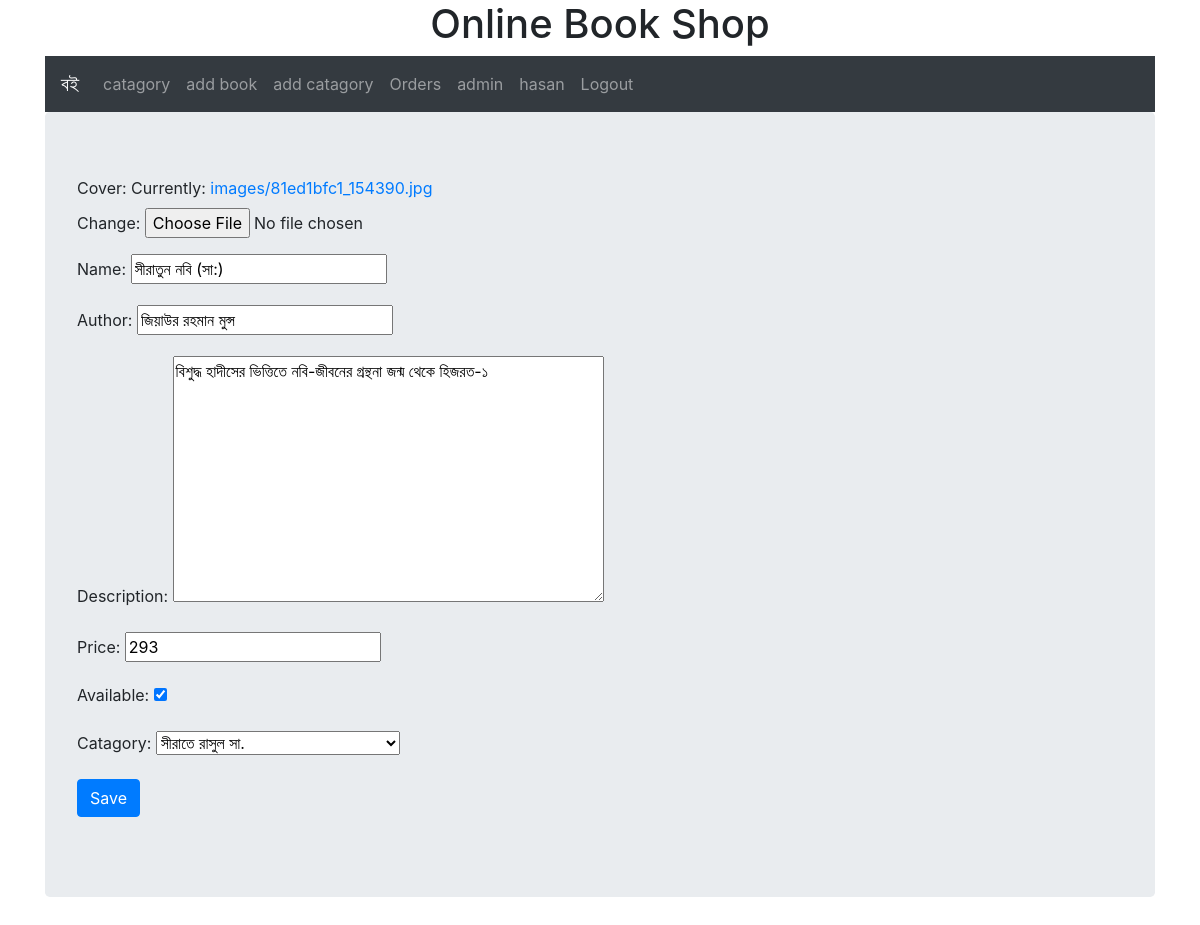
/book_edit/8/ (signed in), run on an earlier commit of the app's database.
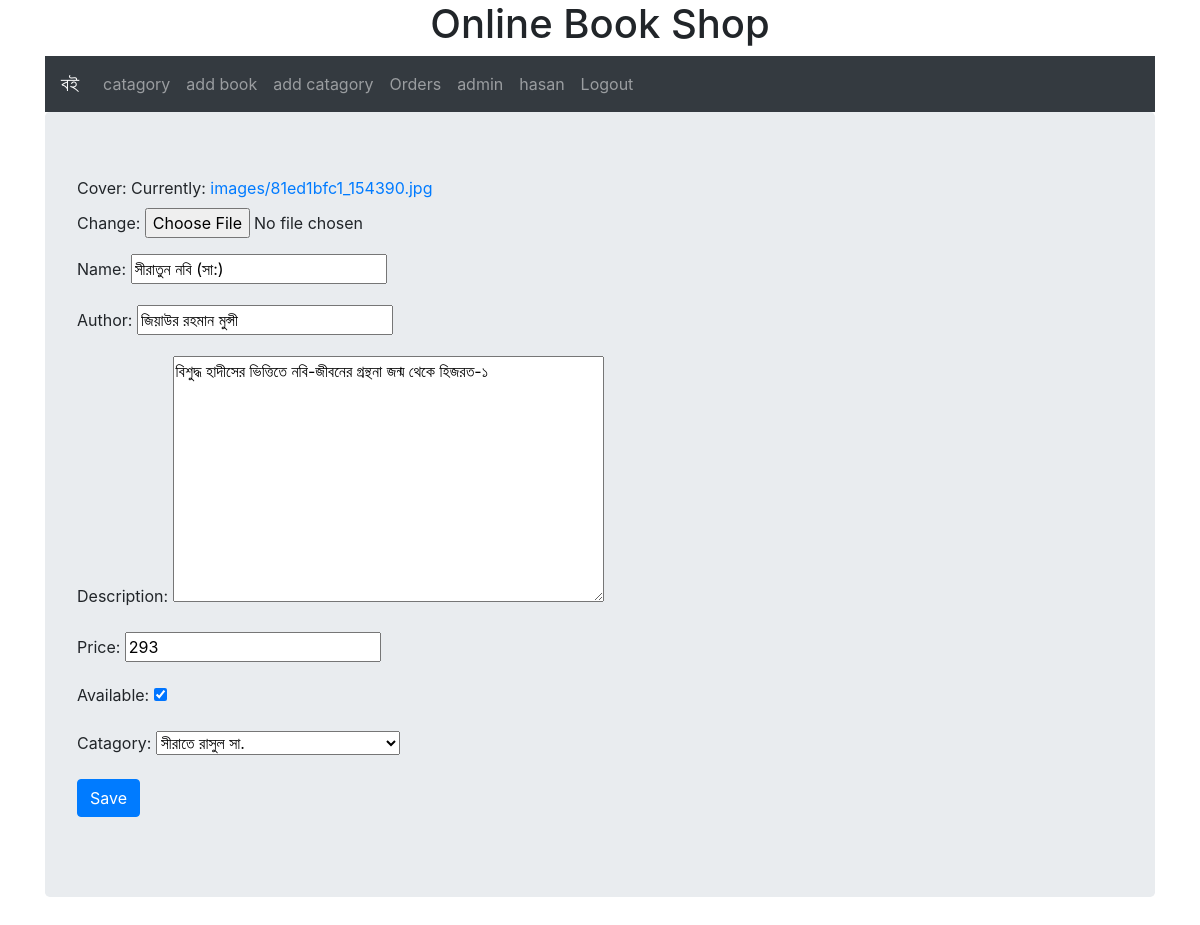
And on a later commit of the database.
### book_info/models.py (models this page shows, shortened)
class Book_info(models.Model):
    cover= models.ImageField(upload_to='images/')
    name = models.CharField(max_length=100)
    author= models.CharField(max_length=100)
    description = models.TextField(blank=True, null=True)
    price = models.IntegerField()
    available = models.BooleanField(default=False)
    catagory = models.ForeignKey(Catagory, on_delete=models.CASCADE)

class Catagory(models.Model):
    name = models.CharField(max_length=100)
    def __str__(self):
        return self.name

### book_info/views.py (the view)
# urls.py: path('book_edit/<int:book_id>/', views.book_edit, name='book_edit'),
def book_edit(request,book_id):
    if request.user.is_superuser:
        book = Book_info.objects.get(id=book_id)
        if request.method == 'POST':
            form = BookAddForm(request.POST, request.FILES, instance=book)
            if form.is_valid():
                form.save()
                return redirect('book_home')
        else:
            form = BookAddForm(instance=book)
        return render(request, 'book_info/book_edit.html', {'form':form})

### book_info/forms.py
class BookAddForm(forms.ModelForm):
    class Meta:
        model = Book_info
        fields = ['cover','name','author','description','price','available','catagory']

### templates/book_info/book_edit.html (shortened to what this page needs)
{% extends 'base.html' %}
{% block content %}
    <form method="POST" class="form-horizontal" enctype="multipart/form-data" >
        {{ form.as_p }}
        <button type="submit" class="btn btn-primary">Save</button>
    </form>
{% endblock %}

What changed in the data, as far as the page shows it:
changed Book_info "বিশুদ্ধ হাদীসের ভিত্তিতে নবি-জীবনের গ্রন্থনা জন্ম থেকে হিজরত-১": author "জিয়াউর রহমান মুন্স" → "জিয়াউর রহমান মুন্সী"
